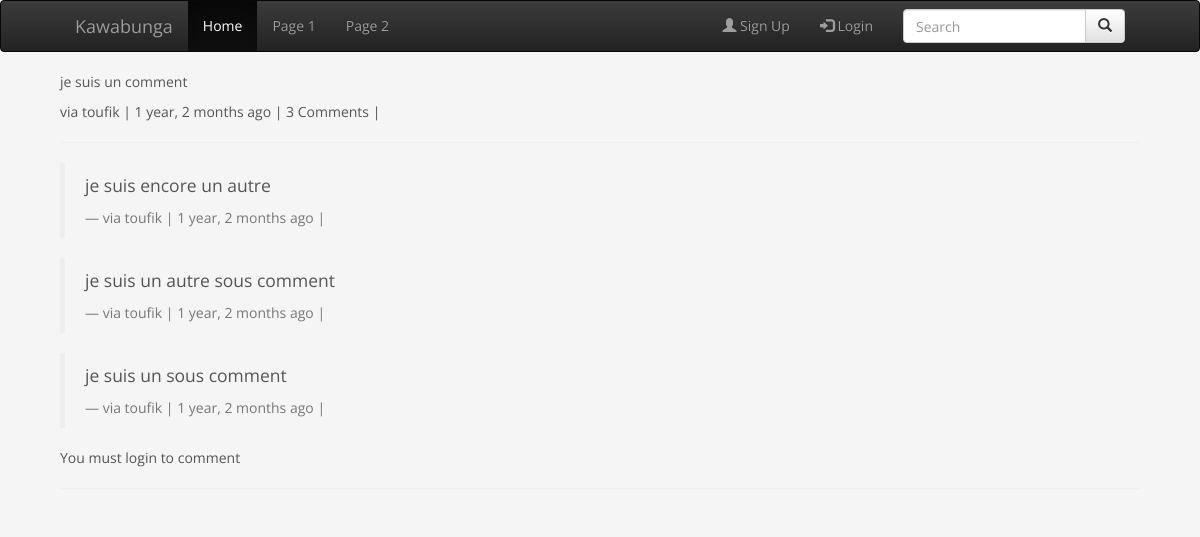
/comments/15/, run on the app's committed database.
### comments/models.py (models this page shows, shortened)
class Comment(models.Model):
    user = models.ForeignKey(settings.AUTH_USER_MODEL, default=1)
    """ ContentType allow comment to be Generic
    Generic Model : comment is not linked to a post and can be implemented
    in any other app """
    content_type = models.ForeignKey(ContentType, on_delete=models.CASCADE)
    object_id = models.PositiveIntegerField()
    content_object = GenericForeignKey('content_type', 'object_id')
    parent = models.ForeignKey("self", null=True, blank=True)
    objects = CommentManager()
    content = models.TextField()
    timestamp = models.DateTimeField(auto_now_add=True)
    class Meta:
        ordering = ['-timestamp']
    """ we return list of children of the current parent instance """
    def children(self):  # replies
        return Comment.objects.filter(parent=self)
    @property
    def is_parent(self):
        if self.parent is not None:
            return False
        return True

### comments/views.py (the view, shortened to what this page needs)
# urls.py: url(r'^(?P<id>\d+)/$', views.comment_thread, name="thread"),
def comment_thread(request, id):
    try:
        obj = Comment.objects.get(id=id)
    except:
        raise Http404
    if not obj.is_parent:
        obj = obj.parent
    initial_data = {
                "content_type": obj.content_type,
                "object_id": obj.object_id
    }
    form = CommentForm(request.POST or None, initial=initial_data)
    print(form.errors)
    context = {
                "comment": obj,
                "form": form,
                "id": id,
    }
    return render(request, "comment_thread.html", context)

### comments/forms.py
class CommentForm(forms.Form):
    content_type = forms.CharField(widget=forms.HiddenInput)
    object_id = forms.IntegerField(widget=forms.HiddenInput)
    content = forms.CharField(label="", widget=forms.Textarea)

### templates/comment_thread.html (shortened to what this page needs)
{% extends "base.html" %}
{% load crispy_forms_tags %}
{% block content %}
<div class="row">
  <div class='col-sm-12'>
      <p>{{ comment.content }}</p>
      <footer>via {{ comment.user }} | {{ comment.timestamp | timesince }} ago {% if comment.children.count > 0 %} |
        {{ comment.children.count }} Comment{% if comment.children.count > 1  %}s{% endif %} |
         {% endif %}{% if comment.user == request.user %}<a href="{{ comment.get_delete_url }}">Delete</a>{% endif %}
      </footer>
      <hr>
      <div>
        {% for child_comment in comment.children  %}
        <blockquote>
          <p>{{ child_comment.content }}</p>
          <footer>via {{ child_comment.user }} | {{ child_comment.timestamp | timesince }} ago |
          {% if comment.user == request.user %}<a href="{{ child_comment.get_delete_url }}">Delete</a>{% endif %}</footer>
        </blockquote>
        {% endfor %}
        {% if request.user.is_authenticated %}
          <form method="POST" action=""> {% csrf_token %}
            {{ form | crispy}}
            <input type="hidden" name="parent_id" value="{{ comment.id }}">
            <input type="submit" value="Reply" class="btn btn-default">
          </form>
        {% else %}
          <p>You must login to comment</p>
        {% endif %}
      </div>
    <hr />
  </div>
</div>
{% endblock content %}

### templates/base.html (shortened to what this page needs)
{% load staticfiles %}
<!DOCTYPE html>
<html>
<head>
<link rel="stylesheet" href="https://maxcdn.bootstrapcdn.com/bootstrap/3.3.7/css/bootstrap.min.css">
<link rel="stylesheet" href="https://maxcdn.bootstrapcdn.com/bootstrap/3.3.7/css/bootstrap-theme.min.css">
<link rel="stylesheet" type="text/css" href="//netdna.bootstrapcdn.com/font-awesome/4.1.0/css/font-awesome.min.css">
<link rel="stylesheet" href="{% static 'css/blog.css' %}">
</head>
<body>
<nav class="navbar navbar-inverse">
  <div class="container">
    <div class="navbar-header">
      <a class="navbar-brand" href="#">Kawabunga</a>
    </div>
    <ul class="nav navbar-nav">
      <li class="active"><a href="{% url 'posts:list' %}">Home</a></li>
      <li><a href="#">Page 1</a></li>
      <li><a href="#">Page 2</a></li>
    </ul>
    <form class="navbar-form navbar-right" action="" method="get">
      <div class="input-group">
        <input type="text" id="searchInput" class="form-control" placeholder="Search" value="{{ request.GET.q }}" name="q" >
        <div class="input-group-btn">
          <button class="btn btn-default" type="submit">
            <i class="glyphicon glyphicon-search"></i>
          </button>
        </div>
      </div>
    </form>
    <ul class="nav navbar-nav navbar-right">
      {% if not request.user.is_authenticated %}
      <li><a href="{% url 'register' %}"><span class="glyphicon glyphicon-user"></span> Sign Up</a></li>
      <li><a href="{% url 'login' %}"><span class="glyphicon glyphicon-log-in"></span> Login</a></li>
      {% else %}
      <li class="pull-right"><a href='{% url "logout" %}'>Logout</a></li>
      {% endif %}
    </ul>
  </div>
</nav>
    <div class="container">
      <div class="row">
          {% block content %}
          {% endblock content %}
      </div>
    </div>
</body>
</html>

### static/css/blog.css (style rules this page uses)
body { font-family: 'Open Sans', sans-serif; color: #555; background-color: #f5f5f5; }
@media (min-width: 1200px) { .container { width: 1080px; } }

### data on the page
Comment: content "je suis un comment", user "toufik", timestamp "1 year, 2 months", children.count "3"
Comment: content "je suis encore un autre", user "toufik", timestamp "1 year, 2 months"
Comment: content "je suis un autre sous comment", user "toufik", timestamp "1 year, 2 months"
Comment: content "je suis un sous comment", user "toufik", timestamp "1 year, 2 months"
